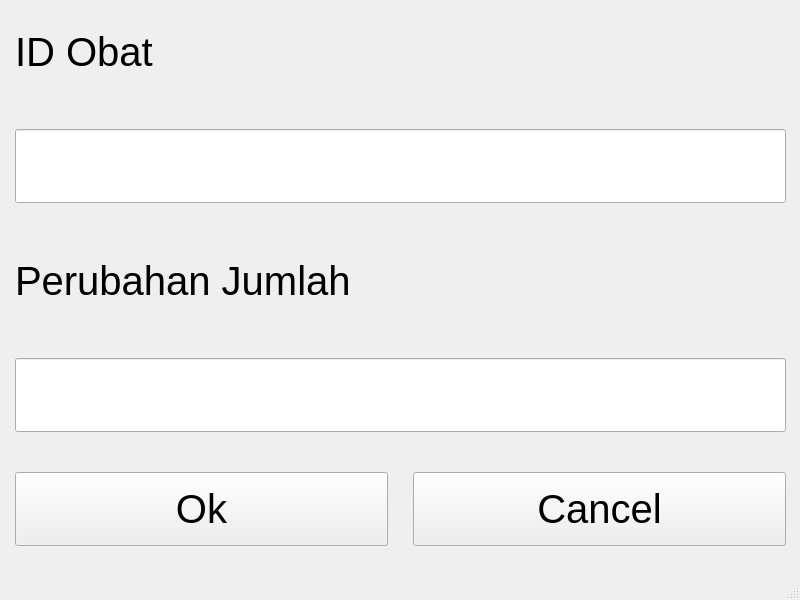
<?xml version="1.0" encoding="UTF-8"?>
<ui version="4.0">
 <class>MainWindow</class>
 <widget class="QMainWindow" name="MainWindow">
  <property name="geometry">
   <rect>
    <x>0</x>
    <y>0</y>
    <width>800</width>
    <height>600</height>
   </rect>
  </property>
  <property name="sizePolicy">
   <sizepolicy hsizetype="Expanding" vsizetype="Ignored">
    <horstretch>0</horstretch>
    <verstretch>0</verstretch>
   </sizepolicy>
  </property>
  <property name="windowTitle">
   <string>MainWindow</string>
  </property>
  <widget class="QWidget" name="centralwidget">
   <property name="sizePolicy">
    <sizepolicy hsizetype="Maximum" vsizetype="Maximum">
     <horstretch>0</horstretch>
     <verstretch>0</verstretch>
    </sizepolicy>
   </property>
   <widget class="QWidget" name="gridLayoutWidget">
    <property name="geometry">
     <rect>
      <x>0</x>
      <y>0</y>
      <width>801</width>
      <height>561</height>
     </rect>
    </property>
    <layout class="QGridLayout" name="gridLayout_3">
     <property name="sizeConstraint">
      <enum>QLayout::SetDefaultConstraint</enum>
     </property>
     <property name="leftMargin">
      <number>15</number>
     </property>
     <property name="topMargin">
      <number>15</number>
     </property>
     <property name="rightMargin">
      <number>15</number>
     </property>
     <property name="bottomMargin">
      <number>15</number>
     </property>
     <property name="horizontalSpacing">
      <number>25</number>
     </property>
     <property name="verticalSpacing">
      <number>40</number>
     </property>
     <item row="1" column="0" colspan="2">
      <widget class="QLineEdit" name="inputID">
       <property name="sizePolicy">
        <sizepolicy hsizetype="Expanding" vsizetype="Expanding">
         <horstretch>0</horstretch>
         <verstretch>0</verstretch>
        </sizepolicy>
       </property>
       <property name="font">
        <font>
         <pointsize>30</pointsize>
        </font>
       </property>
       <property name="text">
        <string/>
       </property>
      </widget>
     </item>
     <item row="4" column="0">
      <widget class="QPushButton" name="buttonOk">
       <property name="sizePolicy">
        <sizepolicy hsizetype="Expanding" vsizetype="Expanding">
         <horstretch>0</horstretch>
         <verstretch>0</verstretch>
        </sizepolicy>
       </property>
       <property name="font">
        <font>
         <pointsize>30</pointsize>
        </font>
       </property>
       <property name="text">
        <string>Ok</string>
       </property>
      </widget>
     </item>
     <item row="0" column="0" colspan="2">
      <widget class="QLabel" name="labelIDObat">
       <property name="sizePolicy">
        <sizepolicy hsizetype="Expanding" vsizetype="Expanding">
         <horstretch>0</horstretch>
         <verstretch>0</verstretch>
        </sizepolicy>
       </property>
       <property name="font">
        <font>
         <pointsize>30</pointsize>
        </font>
       </property>
       <property name="text">
        <string>ID Obat</string>
       </property>
      </widget>
     </item>
     <item row="3" column="0" colspan="2">
      <widget class="QLineEdit" name="inputJumlah">
       <property name="sizePolicy">
        <sizepolicy hsizetype="Expanding" vsizetype="Expanding">
         <horstretch>0</horstretch>
         <verstretch>0</verstretch>
        </sizepolicy>
       </property>
       <property name="font">
        <font>
         <pointsize>30</pointsize>
        </font>
       </property>
       <property name="text">
        <string/>
       </property>
      </widget>
     </item>
     <item row="4" column="1">
      <widget class="QPushButton" name="buttonCancel">
       <property name="sizePolicy">
        <sizepolicy hsizetype="Expanding" vsizetype="Expanding">
         <horstretch>0</horstretch>
         <verstretch>0</verstretch>
        </sizepolicy>
       </property>
       <property name="font">
        <font>
         <pointsize>30</pointsize>
        </font>
       </property>
       <property name="text">
        <string>Cancel</string>
       </property>
      </widget>
     </item>
     <item row="2" column="0" colspan="2">
      <widget class="QLabel" name="labelPerubahan">
       <property name="sizePolicy">
        <sizepolicy hsizetype="Expanding" vsizetype="Expanding">
         <horstretch>0</horstretch>
         <verstretch>0</verstretch>
        </sizepolicy>
       </property>
       <property name="font">
        <font>
         <pointsize>30</pointsize>
        </font>
       </property>
       <property name="text">
        <string>Perubahan Jumlah</string>
       </property>
      </widget>
     </item>
    </layout>
   </widget>
  </widget>
  <widget class="QMenuBar" name="menubar">
   <property name="geometry">
    <rect>
     <x>0</x>
     <y>0</y>
     <width>800</width>
     <height>18</height>
    </rect>
   </property>
  </widget>
  <widget class="QStatusBar" name="statusbar"/>
 </widget>
 <resources/>
 <connections/>
</ui>
